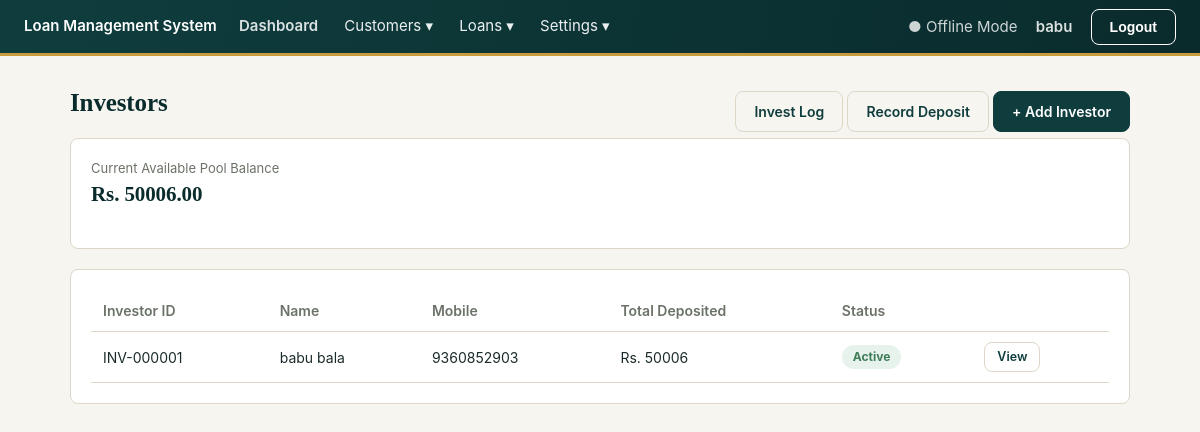
The page /investments/ (signed in) on the database its author committed.
### accounts/models.py (models this page shows, shortened)
class AdminUser(AbstractUser):
    full_name = models.CharField(max_length=150, blank=True)
    session_timeout_minutes = models.PositiveIntegerField(
        default=30,
        help_text="Auto-logout after this many minutes of inactivity.",
    )

### investments/models.py (models this page shows, shortened)
class InvestmentPoolBalance(models.Model):
    current_balance = models.DecimalField(max_digits=14, decimal_places=2, default=Decimal("0"))
    @classmethod
    def get_balance(cls):
        obj, _ = cls.objects.get_or_create(pk=1)
        return obj.current_balance

class Investor(models.Model):
    STATUS_ACTIVE = "active"
    STATUS_INACTIVE = "inactive"
    STATUS_CHOICES = [(STATUS_ACTIVE, "Active"), (STATUS_INACTIVE, "Inactive")]
    investor_id = models.CharField(max_length=20, unique=True, editable=False)
    full_name = models.CharField(max_length=150)
    mobile = models.CharField(max_length=10, validators=[mobile_validator])
    email = models.EmailField(blank=True)
    address = models.TextField(blank=True)
    status = models.CharField(max_length=10, choices=STATUS_CHOICES, default=STATUS_ACTIVE)
    created_at = models.DateTimeField(auto_now_add=True)
    class Meta:
        ordering = ["-created_at"]
    @property
    def total_deposited(self):
        return self.ledger_entries.filter(
            entry_type=InvestmentLedgerEntry.TYPE_DEPOSIT
        ).aggregate(total=models.Sum("amount"))["total"] or Decimal("0")

### investments/views.py (the view)
# urls.py: path("", views.investor_list, name="investor_list"),
@login_required
def investor_list(request):
    investors = Investor.objects.all()
    return render(
        request, "investments/investor_list.html",
        {"investors": investors, "pool_balance": InvestmentPoolBalance.get_balance()},
    )

### core/context_processors.py (called while the page is built)
def system_settings(request):
    return {"company_name": get_setting("company_name")}

### core/models.py (called while the page is built)
def get_setting(key, default=None):
    try:
        return SystemSetting.objects.get(key=key).value
    except SystemSetting.DoesNotExist:
        return DEFAULTS.get(key, default)

### investments/templates/investments/investor_list.html
{% extends "base.html" %}
{% block content %}
<div style="display:flex;justify-content:space-between;align-items:center;">
  <h1>Investors</h1>
  <div>
    <a href="{% url 'investments:ledger_list' %}" class="btn secondary">Invest Log</a>
    <a href="{% url 'investments:deposit_add' %}" class="btn secondary">Record Deposit</a>
    <a href="{% url 'investments:investor_add' %}" class="btn">+ Add Investor</a>
  </div>
</div>
<div class="card">
  <div class="muted">Current Available Pool Balance</div>
  <h2 style="{% if pool_balance < 0 %}color:#b91c1c;{% endif %}">Rs. {{ pool_balance }}</h2>
</div>
<div class="card">
  <table>
    <thead><tr><th>Investor ID</th><th>Name</th><th>Mobile</th><th>Total Deposited</th><th>Status</th><th></th></tr></thead>
    <tbody>
      {% for investor in investors %}
        <tr>
          <td>{{ investor.investor_id }}</td>
          <td>{{ investor.full_name }}</td>
          <td>{{ investor.mobile }}</td>
          <td>Rs. {{ investor.total_deposited }}</td>
          <td><span class="badge {{ investor.status }}">{{ investor.get_status_display }}</span></td>
          <td><a href="{% url 'investments:investor_detail' investor.pk %}" class="btn small secondary">View</a></td>
        </tr>
      {% empty %}<tr><td colspan="6" class="muted">No investors yet.</td></tr>{% endfor %}
    </tbody>
  </table>
</div>
{% endblock %}

### templates/base.html (shortened to what this page needs)
{% load static %}
<!DOCTYPE html>
<html lang="en">
<head>
  <link rel="stylesheet" href="{% static 'css/app.css' %}">
</head>
<body>
  <div class="topbar">
    <div>
      <a href="{% url 'customers:list' %}">{{ company_name|default:"Loan Management System" }}</a>
      <a href="{% url 'reports:dashboard' %}" style="margin-left:18px;opacity:.85;">Dashboard</a>
      <div class="nav-dropdown">
        <span class="nav-dropdown-toggle">Customers ▾</span>
      </div>
      <div class="nav-dropdown">
        <span class="nav-dropdown-toggle">Loans ▾</span>
      </div>
      <div class="nav-dropdown">
        <span class="nav-dropdown-toggle">Settings ▾</span>
      </div>
    </div>
    <div>
      <span style="margin-right:14px; opacity:.8;">● Offline Mode</span>
      {% if user.is_authenticated %}
        <a href="{% url 'accounts:profile' %}" style="color:#fff;opacity:.85;margin-right:14px;">{{ user.full_name|default:user.username }}</a>
        <form method="post" action="{% url 'accounts:logout' %}" style="display:inline">
          <button type="submit" class="btn secondary" style="color:#fff;border-color:#fff;">Logout</button>
        </form>
      {% endif %}
    </div>
  </div>
  <div class="container">
    {% block content %}{% endblock %}
  </div>
</body>
</html>

### static/css/app.css (style rules this page uses)
:root { --color-bg: #f7f5f0; --color-surface: #ffffff; --color-border: #ded7c7; --color-ink: #1b2b2b; --color-muted: #6b7268; --color-primary: #0f3d3e; --color-primary-dark: #0a2b2c; --color-primary-light: #e4efee; --color-accent: #c89b3c; --color-accent-dark: #a57f2c; --color-success: #3f7d58; --color-success-bg: #e7f2ec; --color-danger: #a6402f; --color-danger-bg: #f7e9e6; --color-warning: #b8862f; --color-warning-bg: #f6eedb; --radius: 8px; --radius-lg: 12px; --font: -apple-system, "Segoe UI", Roboto, "Helvetica Neue", Arial, sans-serif; --font-display: Georgia, "Times New Roman", "Noto Serif", serif; }
* { box-sizing: border-box; }
body { margin: 0; font-family: var(--font); background: var(--color-bg); color: var(--color-ink); font-size: 15px; line-height: 1.5; }
h1, h2, h3 { font-family: var(--font-display); font-weight: 700; letter-spacing: -0.005em; margin-top: 0; color: var(--color-primary-dark); }
h1 { font-size: 25px; }
h2 { font-size: 21px; font-variant-numeric: tabular-nums; }
.topbar { background: linear-gradient(100deg, var(--color-primary) 0%, var(--color-primary-dark) 100%); color: #fff; padding: 0 24px; display: flex; justify-content: space-between; align-items: center; border-bottom: 3px solid var(--color-accent); min-height: 56px; }
.topbar a { color: #fff; text-decoration: none; font-weight: 600; }
.container { max-width: 1100px; margin: 28px auto; padding: 0 20px; }
.card { background: var(--color-surface); border: 1px solid var(--color-border); border-radius: var(--radius); padding: 20px; margin-bottom: 20px; transition: box-shadow 0.2s ease, transform 0.2s ease; }
.card h2 { font-weight: 800; font-variant-numeric: tabular-nums; }
table { width: 100%; border-collapse: collapse; }
th, td { text-align: left; padding: 10px 12px; border-bottom: 1px solid var(--color-border); font-size: 14px; }
th { color: var(--color-muted); font-weight: 600; }
tbody tr { transition: background 0.15s ease; }
.btn { display: inline-block; padding: 9px 18px; border-radius: var(--radius); border: 1px solid var(--color-primary); background: var(--color-primary); color: #fff; text-decoration: none; font-size: 14px; font-weight: 600; cursor: pointer; transition: background 0.15s ease, transform 0.15s ease, box-shadow 0.15s ease; }
.btn.secondary { background: transparent; color: var(--color-primary); border-color: var(--color-border); }
.btn.small { padding: 5px 12px; font-size: 12.5px; }
.badge { display: inline-block; padding: 3px 11px; border-radius: 999px; font-size: 12px; font-weight: 700; }
.badge.active, .badge.verified, .badge.paid { background: var(--color-success-bg); color: var(--color-success); }
.muted { color: var(--color-muted); font-size: 13px; }
.nav-dropdown { position: relative; display: inline-block; margin-left: 22px; }
.nav-dropdown-toggle { cursor: pointer; opacity: .92; color: #fff; font-size: inherit; user-select: none; }

### rows shown on the page
AdminUser: full_name "babu"
InvestmentPoolBalance: current_balance "50006.00"
Investor: investor_id "INV-000001", full_name "babu bala", mobile "9360852903", total_deposited "50006", status "Active"

### other values the page prints
{{ company_name|default:"Loan Management System" }} "Loan Management System"
